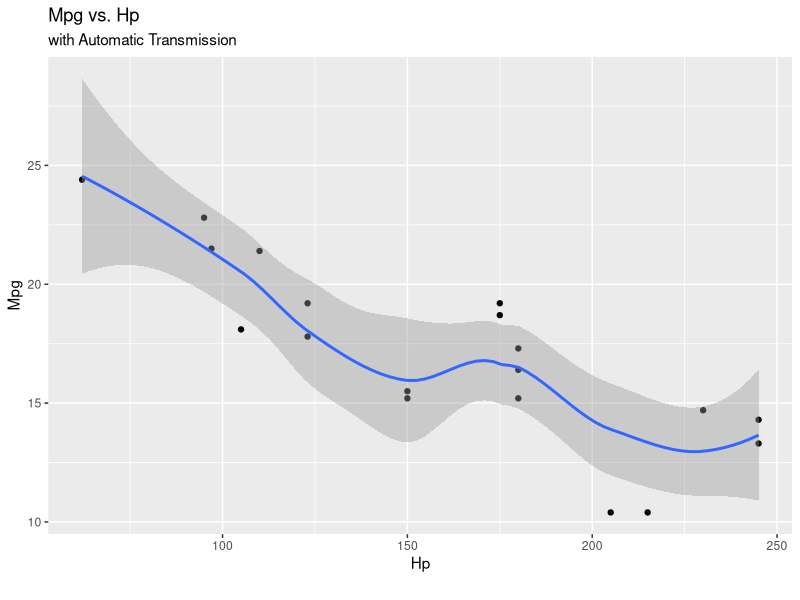
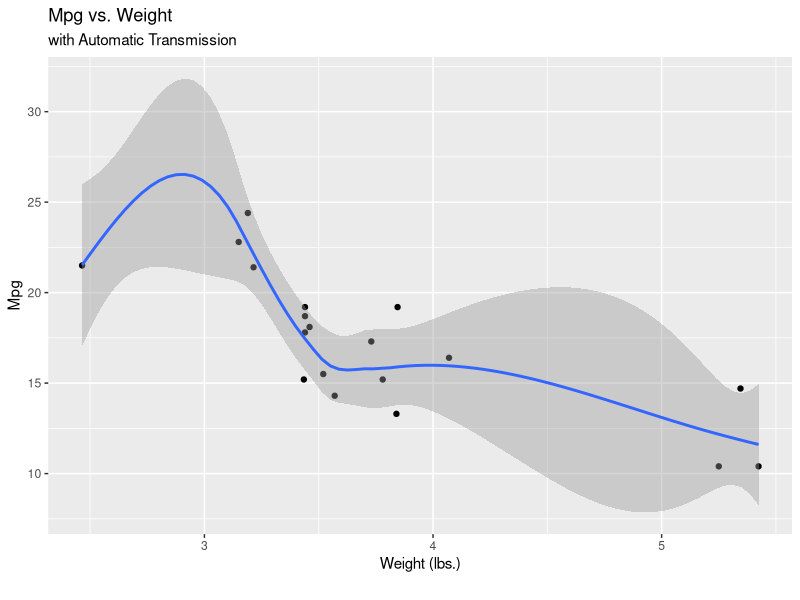
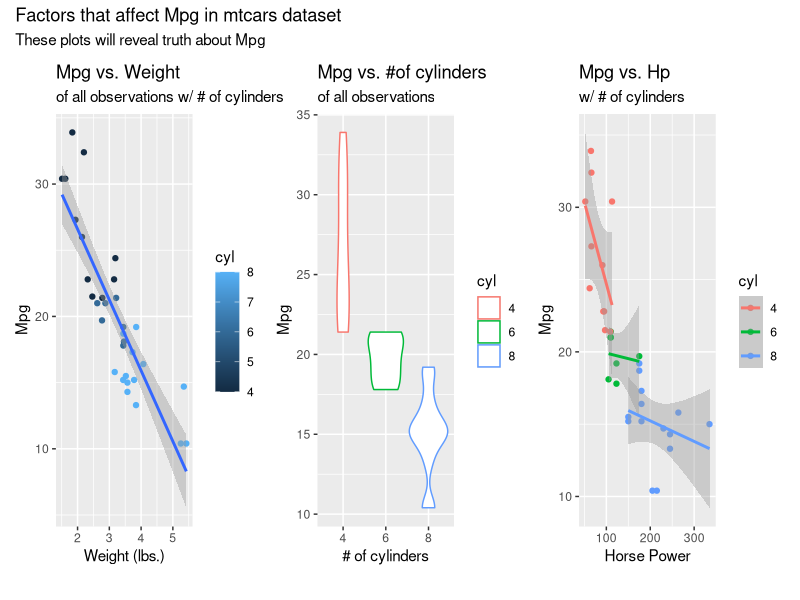
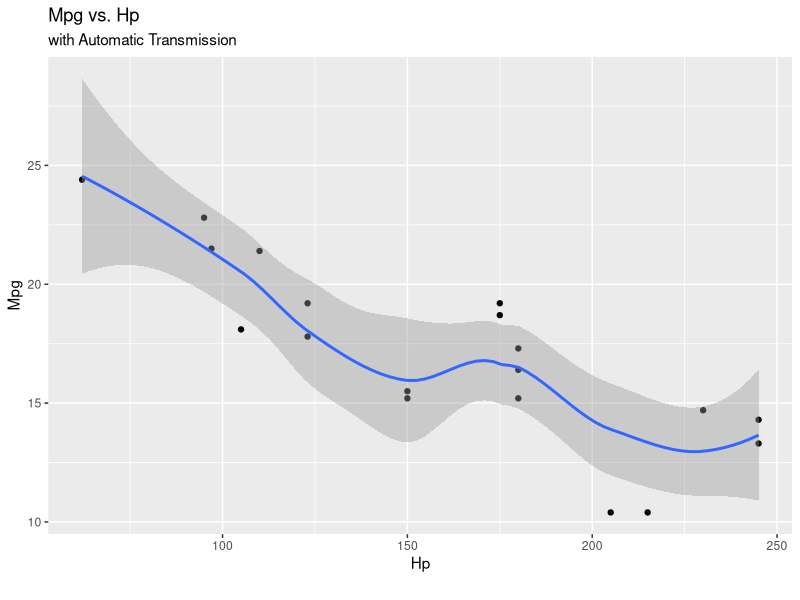
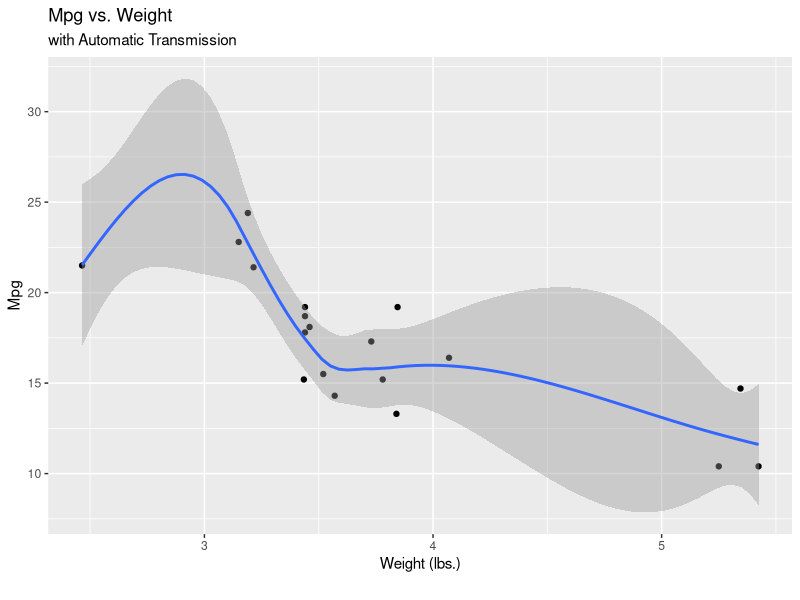
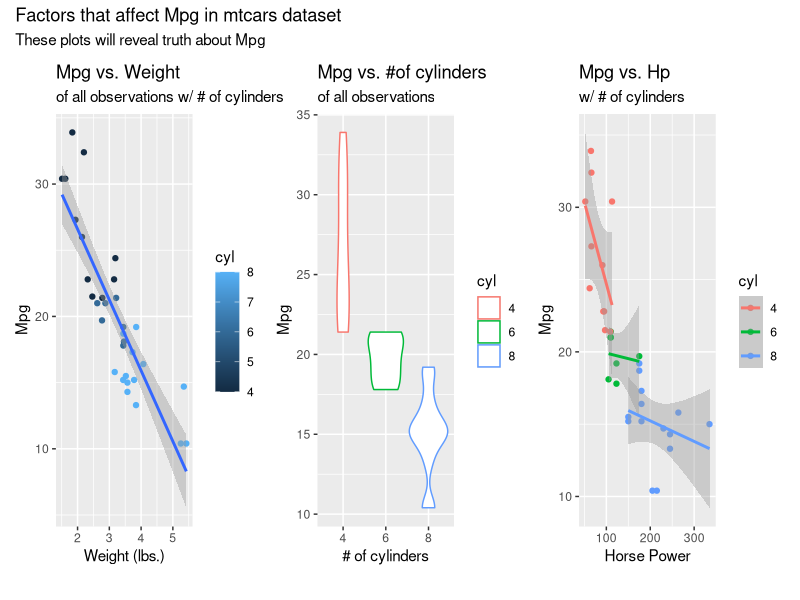

R code for these plots, in order:
data("mtcars")
mtcars$am == 0
my_subset <- mtcars[mtcars$am == 0,]
write.csv(my_subset, "automatic_mtcars.csv")
library(tidyverse)
ggplot(my_subset, aes(x=hp, y=mpg)) + geom_point() +
  geom_smooth() + labs(title="Mpg vs. Hp", 
subtitle= "with Automatic Transmission",
y= "Mpg",
x= "Hp",
caption="")
ggsave("mpg_vs_hp_auto.png")


ggplot(my_subset, aes(x=wt, y=mpg)) + geom_point() +
  geom_smooth() + labs(title="Mpg vs. Weight", 
                      subtitle= "with Automatic Transmission",
                      y= "Mpg",
                      x= "Weight (lbs.)",
                      caption="")
ggsave("mpg_vs_wt_auto.tiff")

disp200 <- mtcars[mtcars$disp <= 200,]
write.csv(disp200, "mtcars_max200_displ.csv")


maxmtcars <- max(mtcars$hp)
maxauto <- max(my_subset$hp)
maxdisp200 <- max(disp200$hp) #Turn into a txt file



p1 <- ggplot(mtcars, aes(x=wt, y=mpg, color=cyl)) + geom_point() + geom_smooth(method=lm) +
  labs (title="Mpg vs. Weight", 
   subtitle= "of all observations w/ # of cylinders",
   y= "Mpg",
   x= "Weight (lbs.)",
   caption="")
mtcars$cyl <- as.factor(mtcars$cyl)

p2 <- ggplot(mtcars, aes(x=cyl, y=mpg, color=cyl)) + geom_violin() + 
  labs (title="Mpg vs. #of cylinders", 
        subtitle= "of all observations",
        y= "Mpg",
        x= "# of cylinders",
        caption="")

p3 <- ggplot(mtcars, aes(x=hp, y=mpg, color=cyl)) + geom_point() + geom_smooth(method =lm) +
  labs (title="Mpg vs. Hp",
        subtitle="w/ # of cylinders",
        y="Mpg",
        x="Horse Power",
        caption="")
install.packages("patchwork")  
library(patchwork)
patchwork <- (p1 + p2 + p3)
patchwork + plot_annotation(title = "Factors that affect Mpg in mtcars dataset",
                            subtitle = "These plots will reveal truth about Mpg") 
ggsave("combined_mtcars_plot.png", width = 8, height=5, units="in")
